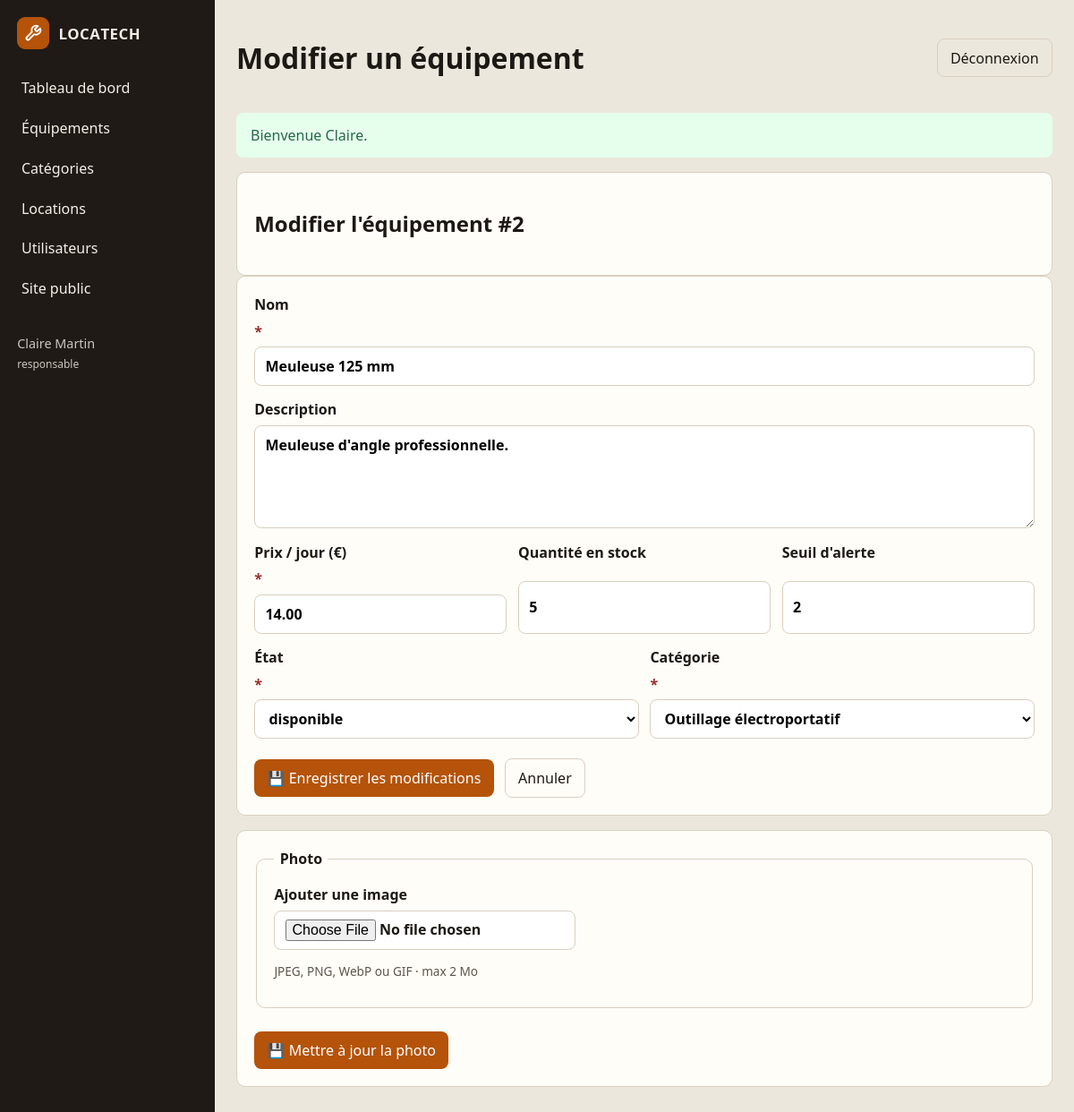
Screenshot of /admin/equipement/edit/2 (signed in) with the database file from the repository.
### tables this page shows
CREATE TABLE equipement (
    id INT UNSIGNED AUTO_INCREMENT PRIMARY KEY,
    nom VARCHAR(150) NOT NULL,
    description TEXT NULL,
    prix_jour DECIMAL(10,2) NOT NULL,
    quantite_stock INT NOT NULL DEFAULT 0,
    seuil_alerte INT NOT NULL DEFAULT 1,
    etat ENUM('disponible', 'en location', 'en maintenance', 'endommagé') NOT NULL DEFAULT 'disponible',
    categorie_id INT UNSIGNED NOT NULL,
    photo VARCHAR(255) NULL DEFAULT NULL,
    CONSTRAINT fk_equipement_categorie
        FOREIGN KEY (categorie_id) REFERENCES categorie(id)
        ON UPDATE CASCADE
        ON DELETE RESTRICT
);

CREATE TABLE categorie (
    id INT UNSIGNED AUTO_INCREMENT PRIMARY KEY,
    nom VARCHAR(100) NOT NULL,
    description TEXT NULL
);

### config/helpers.php (called while the page is built, shortened)
<?php
function url(string $path = ''): string
{
    $path = ltrim($path, '/');
    return BASE_URL . '/' . $path;
}
function view(string $path, array $data = []): void
{
    extract($data, EXTR_SKIP);
    $file = APP_ROOT . DIRECTORY_SEPARATOR . 'views' . DIRECTORY_SEPARATOR . str_replace('/', DIRECTORY_SEPARATOR, $path) . '.php';
    require $file;
}
function e(?string $value): string
{
    return htmlspecialchars((string) $value, ENT_QUOTES, 'UTF-8');
}

### controllers/EquipementController.php (called while the page is built, shortened)
<?php
class EquipementController
{
    private Equipement $equipement;
    private Categorie  $categorie;
    public function __construct()
    {
        $this->equipement = new Equipement();
        $this->categorie  = new Categorie();
    }
    public function adminForm(?int $id = null): void
    {
        $item = $id ? $this->equipement->findById($id) : null;
        view('back/equipement_form', [
            'equipement' => $item,
            'categories' => $this->categorie->findAll(),
        ]);
    }
}

### config/autoload.php (called while the page is built, shortened)
<?php
spl_autoload_register(function (string $class): void {
    $directories = [
        APP_ROOT . DIRECTORY_SEPARATOR . 'models',
        APP_ROOT . DIRECTORY_SEPARATOR . 'controllers',
        APP_ROOT . DIRECTORY_SEPARATOR . 'config',
    ];
    foreach ($directories as $directory) {
        $file = $directory . DIRECTORY_SEPARATOR . $class . '.php';
        if (is_file($file)) {
            return;
        }
    }
});

### config/Database.php (called while the page is built, shortened)
<?php
class Database
{
    private static ?PDO $instance = null;
    public static function getConnection(): PDO
    {
        if (self::$instance === null) {
            $dsn = sprintf(
                'mysql:host=%s;port=%s;dbname=%s;charset=%s',
                DB_HOST,
                DB_PORT,
                DB_NAME,
                DB_CHARSET
            );
            $options = [
                PDO::ATTR_ERRMODE => PDO::ERRMODE_EXCEPTION,
                PDO::ATTR_DEFAULT_FETCH_MODE => PDO::FETCH_ASSOC,
                PDO::ATTR_EMULATE_PREPARES => false,
                PDO::MYSQL_ATTR_INIT_COMMAND => 'SET NAMES utf8mb4 COLLATE utf8mb4_unicode_ci',
            ];
            try {
                self::$instance = new PDO($dsn, DB_USER, DB_PASS, $options);
            } catch (PDOException $e) {
                error_log('Database connection error: ' . $e->getMessage());
                throw new RuntimeException(
                    'Impossible de se connecter à la base de données. Vérifiez la configuration MySQL (location_db).'
                );
            }
        }
        return self::$instance;
    }
}

### models/Equipement.php (called while the page is built, shortened)
<?php
class Equipement
{
    private PDO $db;
    public function __construct(?PDO $pdo = null)
    {
        $this->db = $pdo ?? Database::getConnection();
    }
    public function findById(int $id): ?array
    {
        $stmt = $this->db->prepare(
            'SELECT e.*, c.nom AS categorie_nom, c.description AS categorie_description
             FROM equipement e
             INNER JOIN categorie c ON c.id = e.categorie_id
             WHERE e.id = :id'
        );
        $stmt->execute(['id' => $id]);
        $row = $stmt->fetch();
        return $row ?: null;
    }
}

### models/Categorie.php (called while the page is built, shortened)
<?php
class Categorie
{
    private PDO $db;
    public function __construct(?PDO $pdo = null)
    {
        $this->db = $pdo ?? Database::getConnection();
    }
    public function findAll(): array
    {
        $stmt = $this->db->query(
            'SELECT c.*, COUNT(e.id) AS nb_equipements
             FROM categorie c
             LEFT JOIN equipement e ON e.categorie_id = c.id
             GROUP BY c.id
             ORDER BY c.nom'
        );
        return $stmt->fetchAll();
    }
}

### views/back/equipement_form.php (the view, shortened to what this page needs)
<?php
$isEdit = ($equipement !== null);
require APP_ROOT . '/views/layout/admin_header.php';
?>
<div class="panel">
    <h2><?= $isEdit ? 'Modifier l\'équipement #' . (int) $equipement['id'] : 'Ajouter un équipement' ?></h2>
</div>
<form method="post"
      action="<?= e(url('admin/equipement/save')) ?>"
      class="form panel"
      id="equip-form">
    <label>
        Nom <span style="color:var(--bad)">*</span>
        <input type="text"
               name="nom"
               value="<?= e($equipement['nom'] ?? '') ?>"
               required
               maxlength="150"
               placeholder="Ex : Perceuse percussion 18V">
    </label>
    <label>
        Description
        <textarea name="description"
                  rows="4"
                  placeholder="Caractéristiques, accessoires inclus…"><?= e($equipement['description'] ?? '') ?></textarea>
    </label>
    <div class="form-row">
        <label>
            Prix / jour (€) <span style="color:var(--bad)">*</span>
            <input type="number"
                   name="prix_jour"
                   value="<?= e($equipement['prix_jour'] ?? '') ?>"
                   step="0.01"
                   min="0.01"
                   required
                   placeholder="0.00">
        </label>
        <label>
            Quantité en stock
            <input type="number"
                   name="quantite_stock"
                   value="<?= (int) ($equipement['quantite_stock'] ?? 0) ?>"
                   min="0"
                   required>
        </label>
        <label>
            Seuil d'alerte
            <input type="number"
                   name="seuil_alerte"
                   value="<?= (int) ($equipement['seuil_alerte'] ?? 1) ?>"
                   min="0"
                   required>
        </label>
    </div>
    <div class="form-row">
        <label>
            État <span style="color:var(--bad)">*</span>
            <select name="etat" required>
                <?php foreach (EQUIPEMENT_ETATS as $opt): ?>
                    <option value="<?= e($opt) ?>"
                        <?= (($equipement['etat'] ?? 'disponible') === $opt) ? 'selected' : '' ?>>
                        <?= e($opt) ?>
                    </option>
                <?php endforeach; ?>
            </select>
        </label>
        <label>
            Catégorie <span style="color:var(--bad)">*</span>
            <select name="categorie_id" required>
                <?php foreach ($categories as $cat): ?>
                    <option value="<?= (int) $cat['id'] ?>"
                        <?= ((int) ($equipement['categorie_id'] ?? 0) === (int) $cat['id']) ? 'selected' : '' ?>>
                        <?= e($cat['nom']) ?>
                    </option>
                <?php endforeach; ?>
            </select>
        </label>
    </div>
    <div style="display:flex;gap:.75rem;align-items:center;margin-top:.5rem">
        <button class="btn btn-primary" type="submit">
            <?= $isEdit ? '💾 Enregistrer les modifications' : '➕ Ajouter l\'équipement' ?>
        </button>
        <a class="btn btn-ghost" href="<?= e(url('admin/equipements')) ?>">Annuler</a>
    </div>
</form>
<?php if ($isEdit): ?>
<form method="post"
      action="<?= e(url('admin/equipement/save')) ?>"
      class="form panel"
      enctype="multipart/form-data"
      style="margin-top:1rem">
    <fieldset style="border:1px solid var(--line);border-radius:var(--radius);padding:1rem 1.2rem">
        <legend style="font-weight:600;padding:0 .4rem">Photo</legend>
        <label style="display:inline-block;cursor:pointer;font-weight:600">
            <?= !empty($equipement['photo']) ? 'Remplacer l\'image' : 'Ajouter une image' ?>
            <input type="file"
                   name="photo"
                   accept="image/jpeg,image/png,image/webp,image/gif"
                   style="display:block;margin-top:.35rem"
                   id="photo-file">
        </label>
        <p class="hint">JPEG, PNG, WebP ou GIF · max 2 Mo</p>
    </fieldset>
    <div style="margin-top:.75rem">
        <button class="btn btn-primary" type="submit">💾 Mettre à jour la photo</button>
    </div>
</form>
<?php endif; ?>
<?php require APP_ROOT . '/views/layout/admin_footer.php'; ?>

### public/css/style.css (style rules this page uses)
:root { --bg: #f4efe6; --ink: #1c1914; --muted: #5c564c; --paper: #fffdf8; --line: #d9cfc0; --accent: #b45309; --accent-dark: #8a3d07; --ok: #276749; --bad: #9b2c2c; --sidebar: #1f1a16; --radius: 10px; font-family: "Segoe UI", system-ui, sans-serif; }
* { box-sizing: border-box; }
body { margin: 0; background: var(--bg); color: var(--ink); line-height: 1.5; }
a { color: var(--accent-dark); text-decoration: none; }
.hero-panel, .card, .panel, .auth-box { background: var(--paper); border: 1px solid var(--line); border-radius: var(--radius); padding: 1.2rem; }
.btn { display: inline-block; border: 0; border-radius: 8px; padding: 0.55rem 0.9rem; cursor: pointer; font: inherit; text-decoration: none; }
.btn-primary { background: var(--accent); color: white; }
.btn-ghost { background: transparent; color: inherit; border: 1px solid var(--line); }
.form { display: grid; gap: 0.9rem; }
.form label { display: grid; gap: 0.35rem; font-weight: 600; }
.form input, .form select, .form textarea, .filters select { width: 100%; padding: 0.55rem 0.7rem; border: 1px solid var(--line); border-radius: 8px; font: inherit; background: white; }
.form-row { display: grid; grid-template-columns: repeat(auto-fit, minmax(160px, 1fr)); gap: 0.8rem; }
.hint { color: var(--muted); font-size: 0.85rem; }
.back-office { background: #ece7dc; }

### rows the page displays
equipement: id "2", nom "Meuleuse 125 mm", description "Meuleuse d'angle professionnelle.", prix_jour "14.00", quantite_stock "5", seuil_alerte "2", categorie_id "Outillage électroportatif"

### other values shown
$user['prenom'] . ' ' . $user['nom'] "Claire Martin"
$user['role'] "responsable"
$title "Modifier un équipement"
$success "Bienvenue Claire."
form field etat "disponible"
